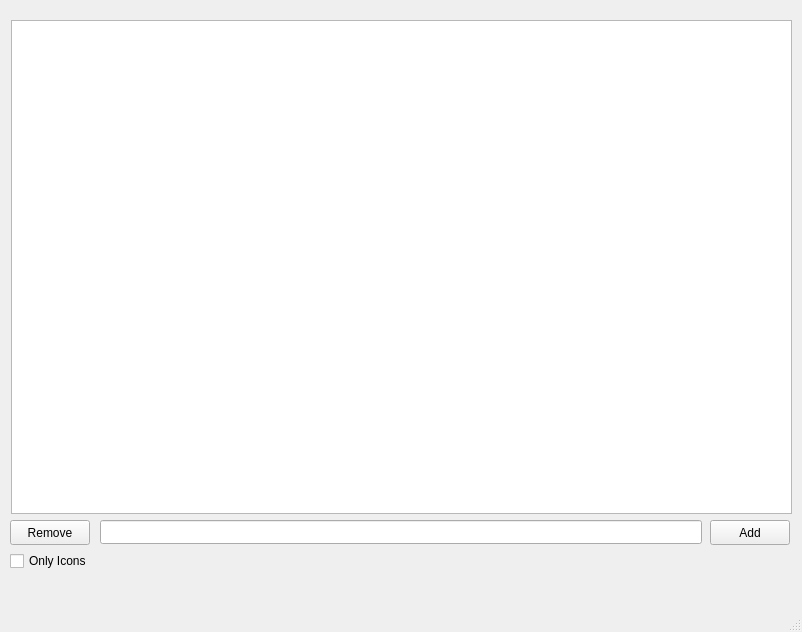
<?xml version="1.0" encoding="UTF-8"?>
<ui version="4.0">
 <class>MainWindow</class>
 <widget class="QMainWindow" name="MainWindow">
  <property name="geometry">
   <rect>
    <x>0</x>
    <y>0</y>
    <width>802</width>
    <height>632</height>
   </rect>
  </property>
  <property name="windowTitle">
   <string>MainWindow</string>
  </property>
  <widget class="QWidget" name="centralwidget">
   <widget class="QPushButton" name="removeButton">
    <property name="geometry">
     <rect>
      <x>10</x>
      <y>520</y>
      <width>80</width>
      <height>25</height>
     </rect>
    </property>
    <property name="text">
     <string>Remove</string>
    </property>
   </widget>
   <widget class="QPushButton" name="addButton">
    <property name="geometry">
     <rect>
      <x>710</x>
      <y>520</y>
      <width>80</width>
      <height>25</height>
     </rect>
    </property>
    <property name="text">
     <string>Add</string>
    </property>
   </widget>
   <widget class="QListView" name="listView">
    <property name="geometry">
     <rect>
      <x>11</x>
      <y>20</y>
      <width>781</width>
      <height>494</height>
     </rect>
    </property>
   </widget>
   <widget class="QLineEdit" name="langNameEdit">
    <property name="geometry">
     <rect>
      <x>100</x>
      <y>520</y>
      <width>602</width>
      <height>24</height>
     </rect>
    </property>
   </widget>
   <widget class="QCheckBox" name="checkBox">
    <property name="geometry">
     <rect>
      <x>10</x>
      <y>550</y>
      <width>83</width>
      <height>22</height>
     </rect>
    </property>
    <property name="text">
     <string>Only Icons</string>
    </property>
   </widget>
  </widget>
  <widget class="QMenuBar" name="menubar">
   <property name="geometry">
    <rect>
     <x>0</x>
     <y>0</y>
     <width>802</width>
     <height>25</height>
    </rect>
   </property>
  </widget>
  <widget class="QStatusBar" name="statusbar"/>
 </widget>
 <resources/>
 <connections/>
</ui>
